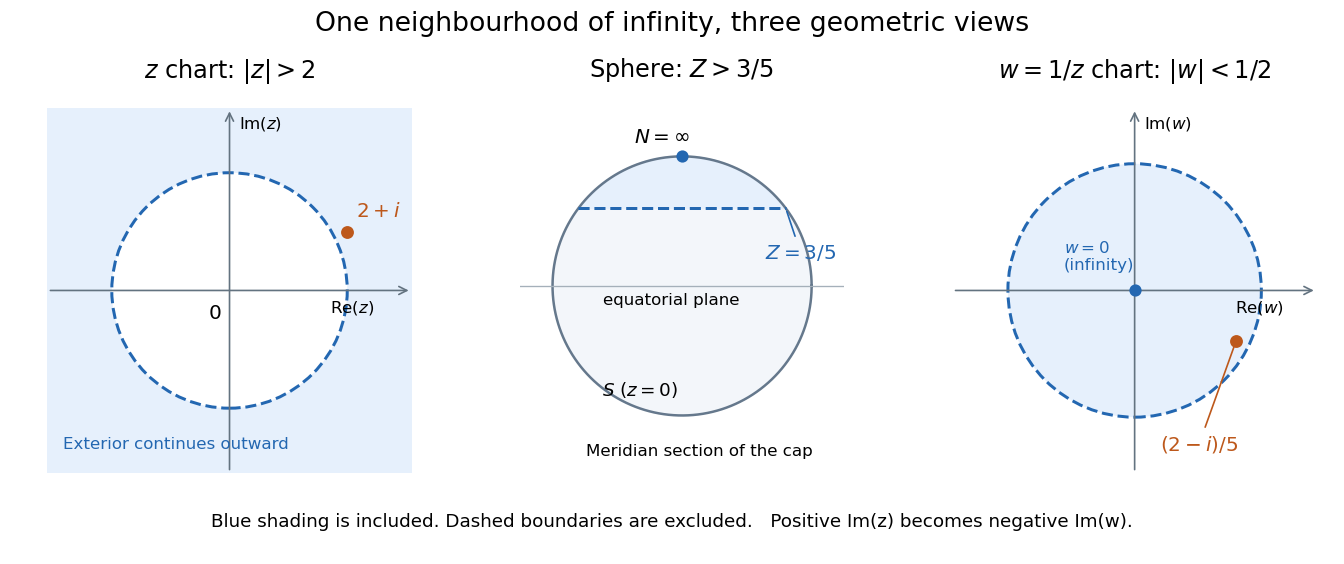

This figure's Python source:
"""An exterior, a sphere cap and a reciprocal disc; existing plotting dependencies."""
from pathlib import Path

import matplotlib.pyplot as plt
from matplotlib.patches import Circle, Polygon
import numpy as np


def plane_axes(ax, limit, real, imag):
    for end in [(limit, 0), (0, limit)]:
        ax.annotate("", xy=end, xytext=(-end[0], -end[1]),
                    arrowprops={"arrowstyle": "->", "color": "#637380", "lw": 1})
    ax.text(limit * .55, -limit * .12, real, fontsize=10)
    ax.text(limit * .05, limit * .89, imag, fontsize=10)
    ax.set(xlim=(-limit, limit), ylim=(-limit, limit), aspect="equal")
    ax.axis("off")


def main():
    plt.rcParams.update({"font.size": 12, "figure.facecolor": "white"})
    fig, (zax, sax, wax) = plt.subplots(1, 3, figsize=(11.2, 4.7))
    blue, orange = "#2367b1", "#bd581b"
    zax.set_facecolor("#e6f0fc")
    zax.add_patch(Polygon([(-3.1, -3.1), (3.1, -3.1), (3.1, 3.1), (-3.1, 3.1)],
                          facecolor="#e6f0fc", edgecolor="none", zorder=0))
    zax.add_patch(Circle((0, 0), 2, facecolor="white", edgecolor=blue, linestyle="--", lw=1.8))
    plane_axes(zax, 3.1, r"Re$(z)$", r"Im$(z)$")
    zax.scatter([2], [1], color=orange, s=45, zorder=5)
    zax.annotate("$2+i$", (2, 1), xytext=(5, 9), textcoords="offset points", color=orange)
    zax.text(-.36, -.49, "$0$")
    zax.text(-2.83, -2.7, "Exterior continues outward", fontsize=10, color=blue)
    zax.set_title("$z$ chart: $|z|>2$", pad=18)

    theta = np.linspace(0, 2 * np.pi, 500)
    sax.fill(np.cos(theta), np.sin(theta), color="#f3f6fa")
    cap_theta = np.linspace(np.arcsin(.6), np.pi - np.arcsin(.6), 200)
    sax.fill(np.cos(cap_theta), np.sin(cap_theta), color="#e6f0fc")
    sax.plot(np.cos(theta), np.sin(theta), color="#65788c", lw=1.5)
    sax.plot([-.8, .8], [.6, .6], color=blue, linestyle="--", lw=1.8)
    sax.axhline(0, color="#a5b0ba", lw=.8)
    sax.scatter([0], [1], s=40, color=blue, zorder=5)
    sax.text(-.37, 1.1, r"$N=\infty$")
    sax.annotate("$Z=3/5$", (.8, .6), xytext=(.64, .21),
                 arrowprops={"arrowstyle": "-", "color": blue}, color=blue)
    sax.text(-.61, -.15, "equatorial plane", fontsize=10)
    sax.text(-.62, -.85, "$S$ ($z=0$)", fontsize=11)
    sax.text(-.74, -1.31, "Meridian section of the cap", fontsize=10)
    sax.set(xlim=(-1.25, 1.25), ylim=(-1.45, 1.38), aspect="equal")
    sax.set_title("Sphere: $Z>3/5$", pad=18)
    sax.axis("off")

    wax.add_patch(Circle((0, 0), .5, facecolor="#e6f0fc", edgecolor=blue, linestyle="--", lw=1.8))
    plane_axes(wax, .72, r"Re$(w)$", r"Im$(w)$")
    wax.scatter([0], [0], s=40, color=blue, zorder=5)
    wax.text(-.28, .08, "$w=0$\n(infinity)", fontsize=10, color=blue)
    wax.scatter([.4], [-.2], color=orange, s=45, zorder=5)
    wax.annotate("$(2-i)/5$", (.4, -.2), xytext=(.1, -.63),
                 arrowprops={"arrowstyle": "-", "color": orange}, color=orange)
    wax.set_title("$w=1/z$ chart: $|w|<1/2$", pad=18)
    fig.suptitle("One neighbourhood of infinity, three geometric views", fontsize=16, y=.98)
    fig.text(.5, .065, "Blue shading is included. Dashed boundaries are excluded.   Positive Im(z) becomes negative Im(w).",
             ha="center", fontsize=11)
    fig.subplots_adjust(left=.035, right=.98, top=.81, bottom=.16, wspace=.24)
    fig.savefig(Path(__file__).stem + ".png", dpi=120, facecolor="white")
    plt.close(fig)


if __name__ == "__main__":
    main()
